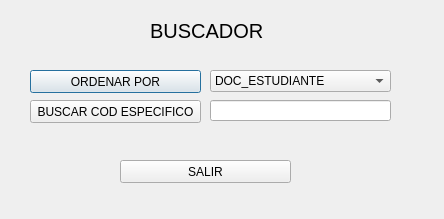
<?xml version="1.0" encoding="UTF-8"?>
<ui version="4.0">
 <class>Dialog</class>
 <widget class="QDialog" name="Dialog">
  <property name="geometry">
   <rect>
    <x>0</x>
    <y>0</y>
    <width>444</width>
    <height>219</height>
   </rect>
  </property>
  <property name="windowTitle">
   <string>Dialog</string>
  </property>
  <widget class="QComboBox" name="comboBox">
   <property name="geometry">
    <rect>
     <x>210</x>
     <y>70</y>
     <width>181</width>
     <height>22</height>
    </rect>
   </property>
   <property name="editable">
    <bool>false</bool>
   </property>
   <item>
    <property name="text">
     <string>DOC_ESTUDIANTE</string>
    </property>
   </item>
   <item>
    <property name="text">
     <string>NOM_ESTUDIANTE</string>
    </property>
   </item>
   <item>
    <property name="text">
     <string>APE_ESTUDIANTE</string>
    </property>
   </item>
   <item>
    <property name="text">
     <string>COD_CARRERA</string>
    </property>
   </item>
   <item>
    <property name="text">
     <string>CALIDAD_ESTUDIANTE</string>
    </property>
   </item>
   <item>
    <property name="text">
     <string>PAPA_ACTUAL</string>
    </property>
   </item>
  </widget>
  <widget class="QPushButton" name="pushButton">
   <property name="geometry">
    <rect>
     <x>30</x>
     <y>70</y>
     <width>171</width>
     <height>23</height>
    </rect>
   </property>
   <property name="text">
    <string>ORDENAR POR</string>
   </property>
  </widget>
  <widget class="QPushButton" name="pushButton_2">
   <property name="geometry">
    <rect>
     <x>30</x>
     <y>100</y>
     <width>171</width>
     <height>23</height>
    </rect>
   </property>
   <property name="text">
    <string>BUSCAR COD ESPECIFICO</string>
   </property>
  </widget>
  <widget class="QPushButton" name="pushButton_3">
   <property name="geometry">
    <rect>
     <x>120</x>
     <y>160</y>
     <width>171</width>
     <height>23</height>
    </rect>
   </property>
   <property name="text">
    <string>SALIR</string>
   </property>
  </widget>
  <widget class="QLineEdit" name="lineEdit">
   <property name="geometry">
    <rect>
     <x>210</x>
     <y>100</y>
     <width>181</width>
     <height>21</height>
    </rect>
   </property>
  </widget>
  <widget class="QLabel" name="label">
   <property name="geometry">
    <rect>
     <x>150</x>
     <y>10</y>
     <width>181</width>
     <height>41</height>
    </rect>
   </property>
   <property name="font">
    <font>
     <pointsize>15</pointsize>
    </font>
   </property>
   <property name="text">
    <string>BUSCADOR</string>
   </property>
  </widget>
 </widget>
 <resources/>
 <connections/>
</ui>
